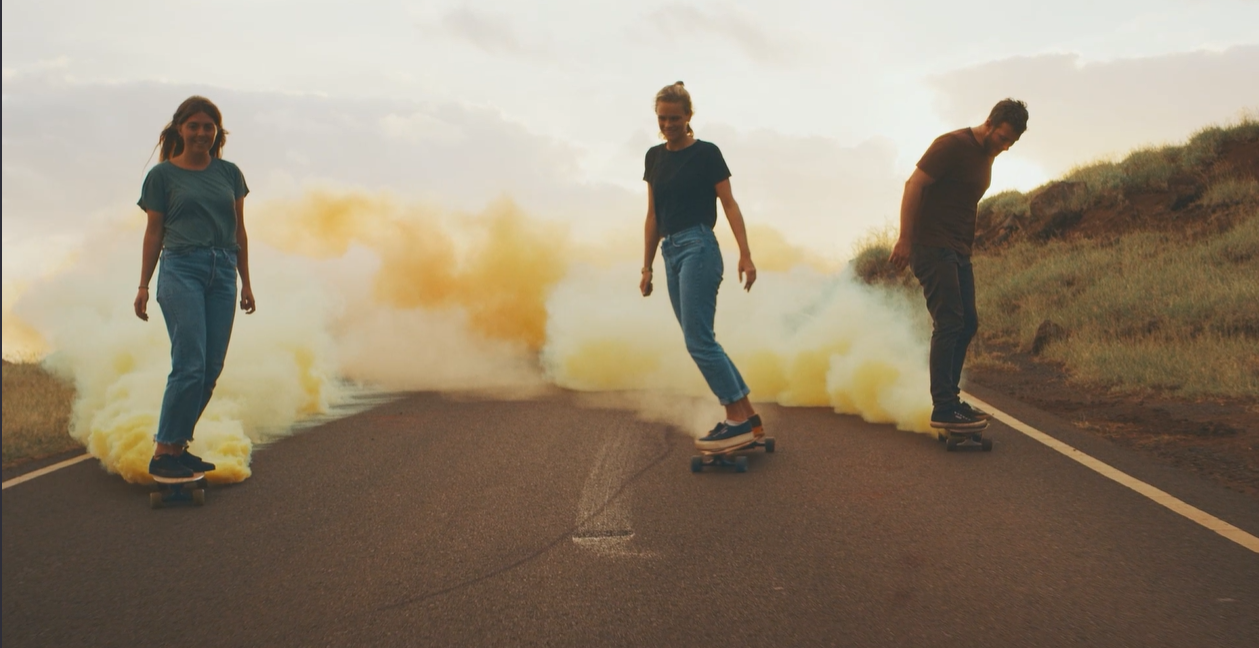
#> input picture Zivspics/Skateboard.png, 1259 x 648 px, found by its file name
$ python part_a_section_c.py
#> lines starting #> are read from the running program, lines starting #| are printed output that depends on the picture
import cv2
import numpy as np
import matplotlib.pyplot as plt
from skimage.metrics import structural_similarity as ssim


# ======== SIMPLE JPEG COMPRESSION EXPERIMENT ========

# ---------- Basic setup ----------
IMAGE_PATH = r"C:\Users\zivza\Ziv\English\multymedia\Zivspics\Skateboard.png"
QUALITIES = [10, 30, 50, 75, 95]


# ---------- Utility functions ----------

def load_gray(path):
    """Load image as grayscale float32 in [0,1]."""
    img = cv2.imread(path, cv2.IMREAD_GRAYSCALE)
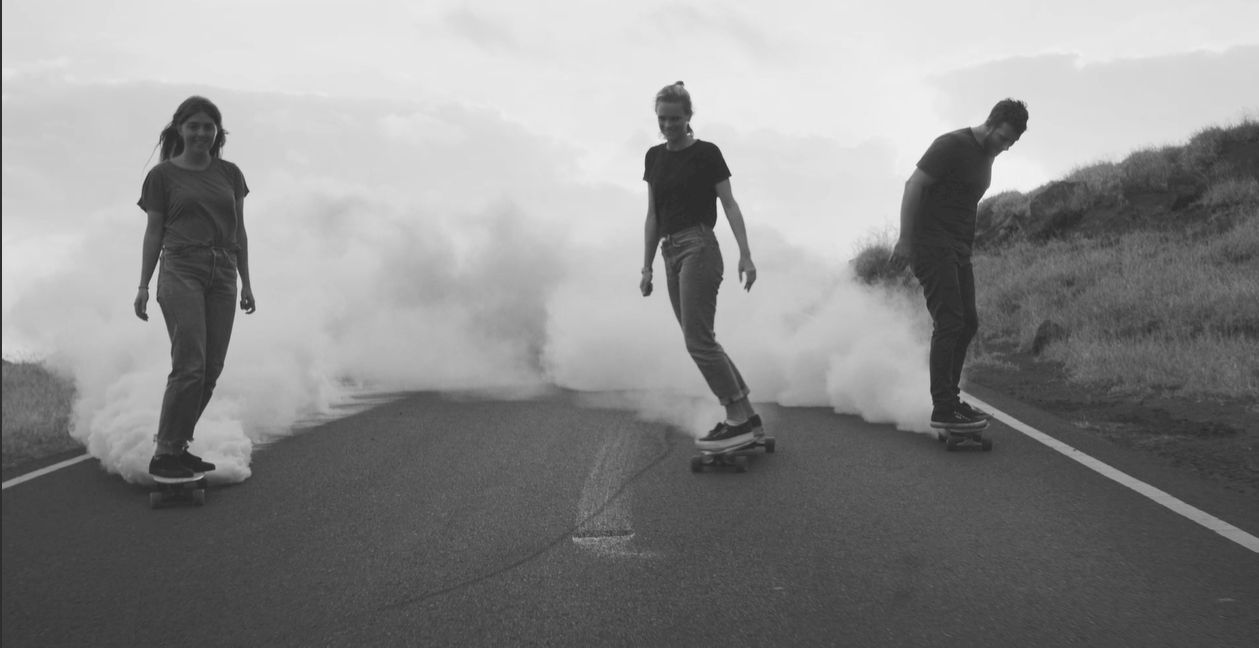
#> img: shape (648, 1259); min 39, max 246, mean 139
    if img is None:
        raise FileNotFoundError(path)
    return img.astype(np.float32) / 255.0


def mse(x, y):
    """Mean squared error."""
    return np.mean((x - y) ** 2)


def psnr(x, y):
    """Peak signal-to-noise ratio in dB (for range [0,1])."""
    m = mse(x, y)
    if m == 0:
        return float("inf")
    return 10 * np.log10(1.0 / m)


def jpeg_compress_gray(img, quality):
    """
    Compress + decompress a grayscale image using JPEG.
    'img' is in [0,1]; 'quality' is JPEG quality (0–100).
    """
#> called with quality = 10
    img_u8 = (np.clip(img, 0, 1) * 255).astype(np.uint8)
    encode_param = [int(cv2.IMWRITE_JPEG_QUALITY), int(quality)]
    ok, enc = cv2.imencode(".jpg", img_u8, encode_param)
#> enc = 13984 values, max 255 at index 0, min 0 at index 4, mean 104.6
    if not ok:
        raise RuntimeError("JPEG encoding failed")
    dec = cv2.imdecode(enc, cv2.IMREAD_GRAYSCALE)
    return dec.astype(np.float32) / 255.0


# ---------- Main experiment ----------

img = load_gray(IMAGE_PATH)

mse_vals, psnr_vals, ssim_vals = [], [], []

for q in QUALITIES:
    jpg_img = jpeg_compress_gray(img, q)

    m = mse(img, jpg_img)
#> m = 0.000391
    p = psnr(img, jpg_img)
#> p = 34.08
    s = ssim(img, jpg_img, data_range=1.0)
#> s = 0.872

    mse_vals.append(m)
    psnr_vals.append(p)
    ssim_vals.append(s)

# ---------- Plot results ----------

# PSNR vs JPEG quality
plt.figure()
plt.plot(QUALITIES, psnr_vals, 'o-')
plt.xlabel("JPEG quality")
plt.ylabel("PSNR [dB]")
plt.title("PSNR vs JPEG quality")
plt.grid(True)
plt.show()
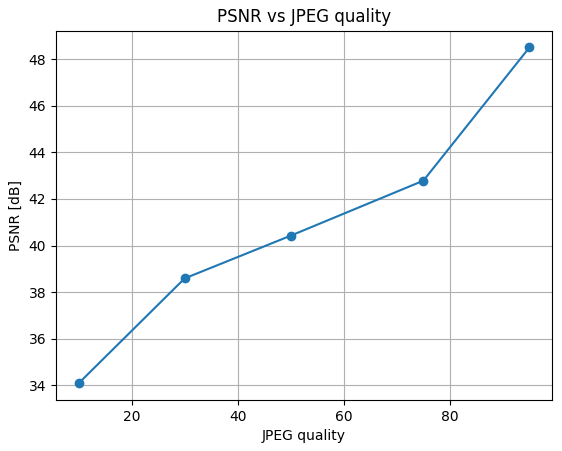
#> figure drawn by matplotlib, 1 panel

# SSIM vs JPEG quality
plt.figure()
plt.plot(QUALITIES, ssim_vals, 'o-')
plt.xlabel("JPEG quality")
plt.ylabel("SSIM")
plt.title("SSIM vs JPEG quality")
plt.grid(True)
plt.show()
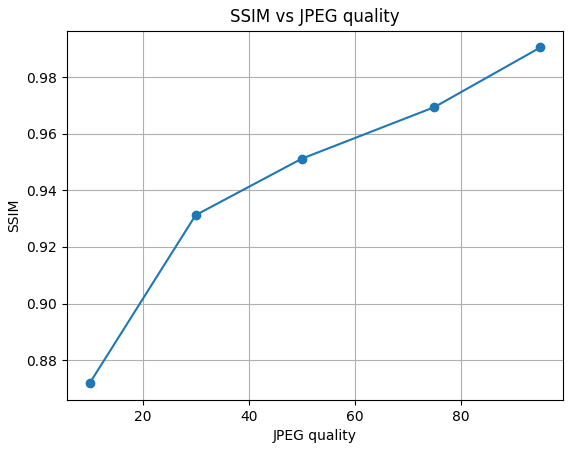
#> figure drawn by matplotlib, 1 panel

# MSE vs JPEG quality
plt.figure()
plt.plot(QUALITIES, mse_vals, 'o-')
plt.xlabel("JPEG quality")
plt.ylabel("MSE")
plt.title("MSE vs JPEG quality")
plt.grid(True)
plt.show()
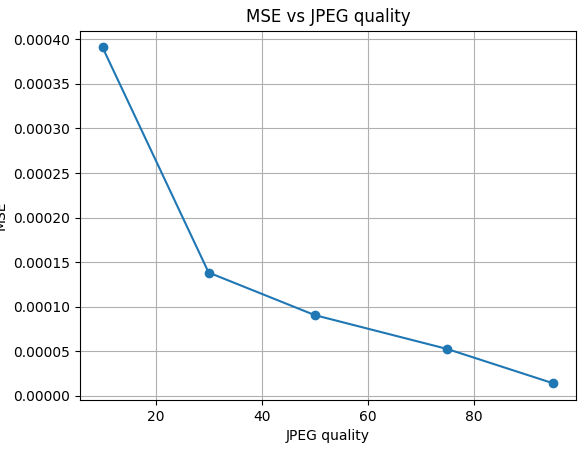
#> figure drawn by matplotlib, 1 panel
